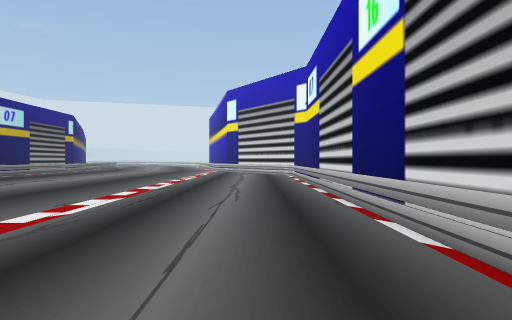
view 1 (above)

24 first-person views from a walk through a scene from a Unity 3-D project. The camera is 1.4 m above the floor, looks level and sees 70° across. The floor is counted in squares, 2 m on a side. Each view is taken from the middle of a square. On the plan, view 1 faces up. The plan holds only what a view shows up to about 11 squares ahead; the rest is blank. The place goes on beyond the plan.

view 2
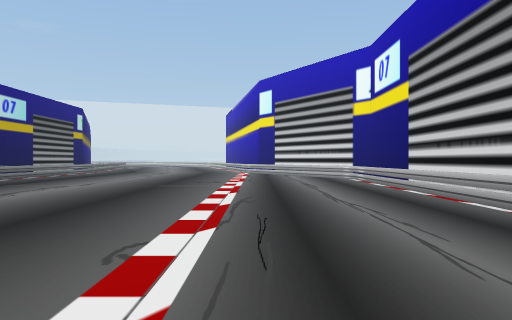

view 3
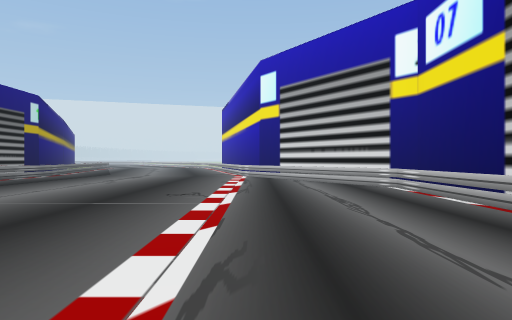

view 4
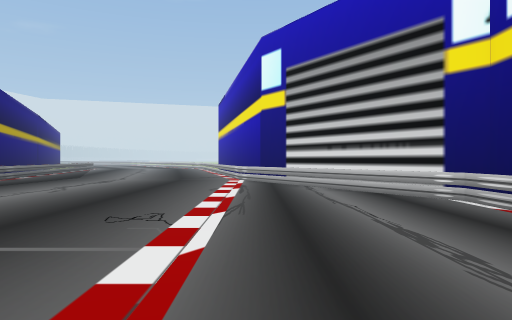

view 5
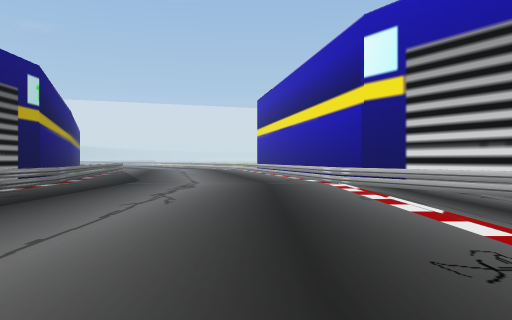

view 6
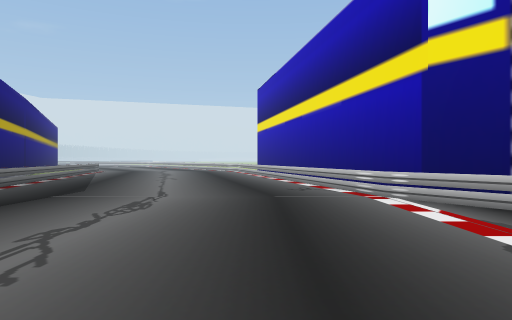

view 7
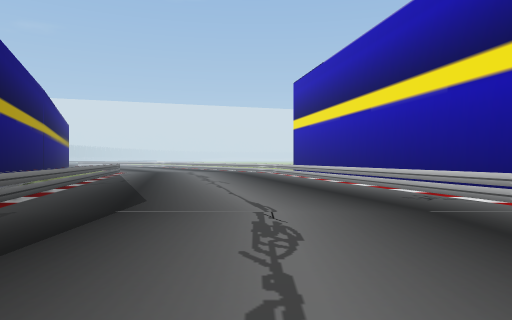

view 8
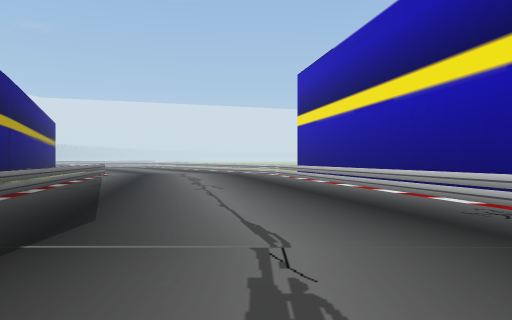

view 9
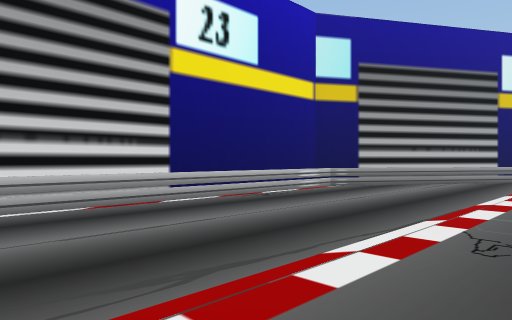

view 10
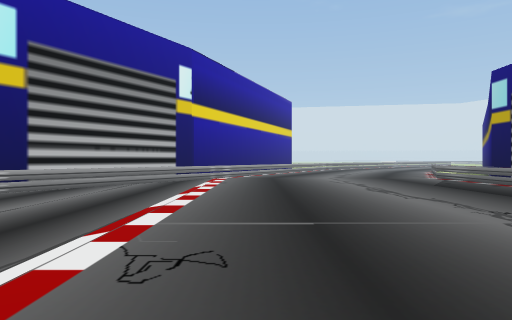

view 11
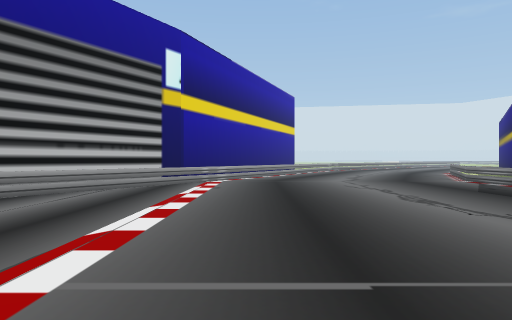

view 12
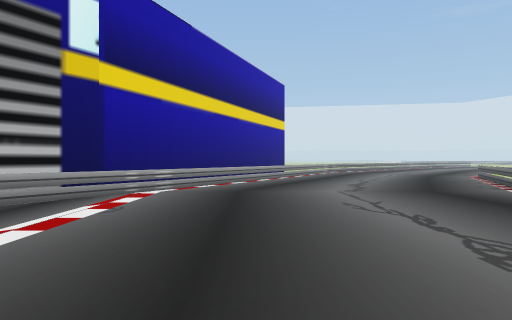

view 13
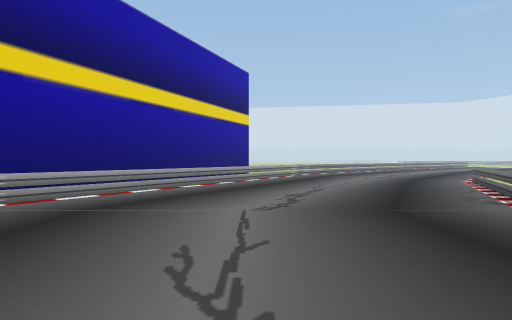

view 14
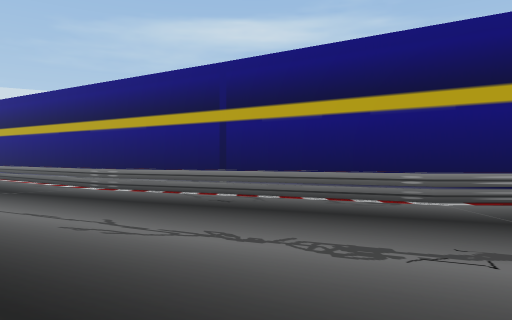

view 15
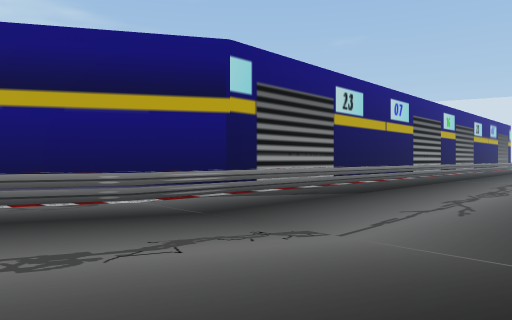

view 16
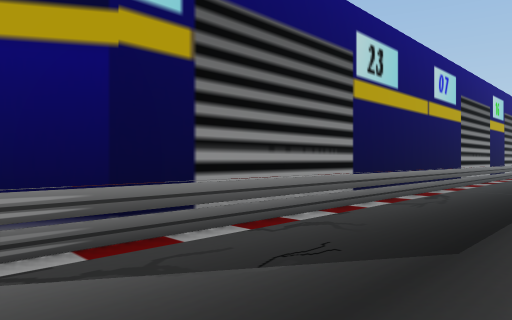

view 17
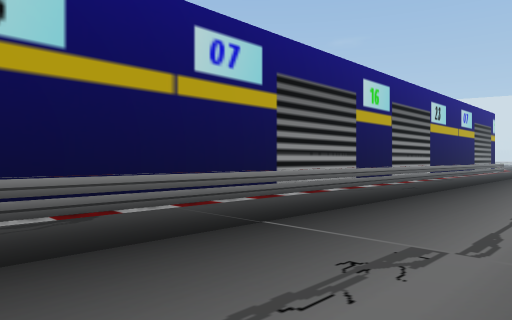

view 18
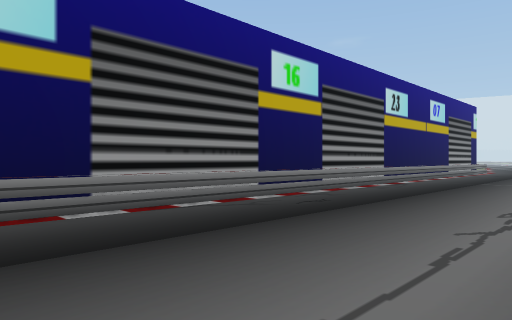

view 19
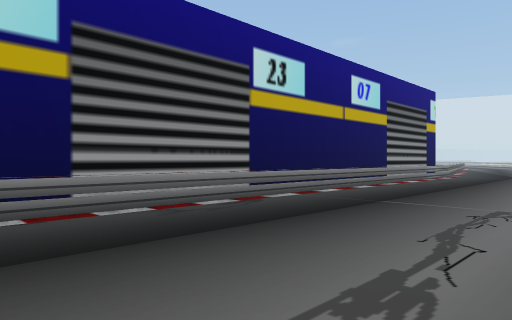

view 20
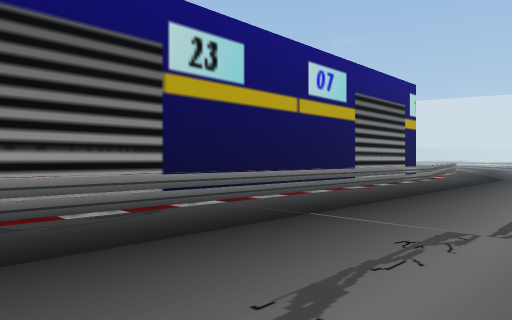

view 21
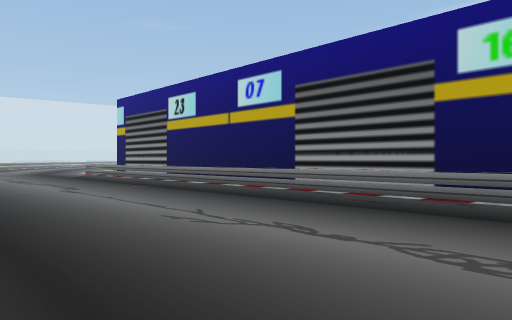

view 22
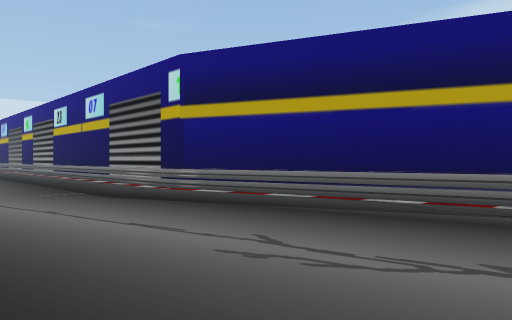

view 23
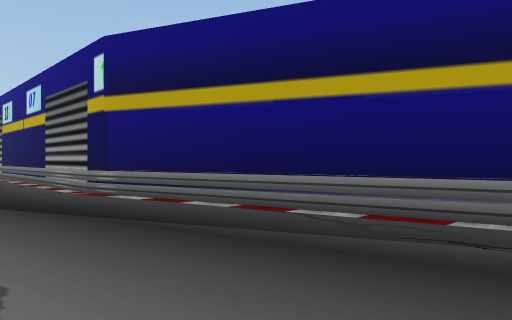

view 24
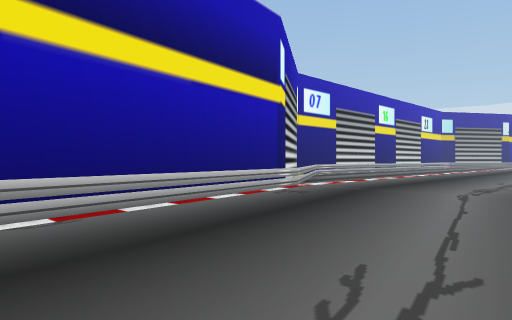

### Floor plan
Points are (right, up) in squares from view 1. A wall is a line through its corners. A room is listed if a view was taken in it or the views show most of it. See-through windows are left out.
Room 1 (views 1, 2, 3, 4, 5, 6, 7, 8, 9, 10, 11, 12, 13, 14, 15, 16, 17, 18, 19, 20, 21, 22, 23, 24)
walls: (-1.6, -10.2) (2.3, -3.8) (2.3, 16.7) (-1.8, 22.8) (-3.4, 31); (-3.9, -16) (-1.5, -10.1); (-14.4, 29.9) (-11.4, 22.8) (-11.4, -7.5) (-14.8, -13)
low walls: (-11, 23) (-11, -10.1) (-14, -16.7); (-6.1, -15.8) (1.6, -3.4) (1.6, 16.2) (-2.6, 22.9) (-4.5, 31); (-12.8, 31) (-10.9, 22.8); (-13.9, -16.7) (-14.6, -17.6)

Positions as (right, up) in squares from view 1, and headings:
1: (0, 0), facing up
2: (-2, 3), facing up
3: (-2, 7), facing up
4: (-2, 10), facing up
5: (-5, 12), facing up
6: (-5, 16), facing up
7: (-7, 18), facing up
8: (-7, 20), facing up
9: (-4, 5), facing down-right
10: (-4, 4), facing down
11: (-4, 2), facing down
12: (-5, -2), facing down
13: (-7, -5), facing down
14: (-5, -13), facing left
15: (-5, -13), facing up-left
16: (-8, -9), facing up-left
17: (-6, -3), facing up-left
18: (-6, 1), facing up-left
19: (-6, 7), facing up-left
20: (-6, 9), facing up-left
21: (-4, 9), facing down-left
22: (-6, 31), facing down-left
23: (-8, 31), facing down-left
24: (-9, 31), facing down-right
